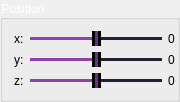
       <widget class="QGroupBox" name="position_groupBox">
        <property name="sizePolicy">
         <sizepolicy hsizetype="Maximum" vsizetype="Maximum">
          <horstretch>0</horstretch>
          <verstretch>0</verstretch>
         </sizepolicy>
        </property>
        <property name="maximumSize">
         <size>
          <width>180</width>
          <height>16777215</height>
         </size>
        </property>
        <property name="styleSheet">
         <string notr="true">QGroupBox {
	color: white;
}</string>
        </property>
        <property name="title">
         <string>Position</string>
        </property>
        <layout class="QVBoxLayout" name="verticalLayout_4">
         <property name="rightMargin">
          <number>2</number>
         </property>
         <item>
          <layout class="QHBoxLayout" name="x_pos_horizontalLayout">
           <item>
            <widget class="QLabel" name="x_position_label">
             <property name="styleSheet">
              <string notr="true"/>
             </property>
             <property name="text">
              <string>x:</string>
             </property>
            </widget>
           </item>
           <item>
            <widget class="QSlider" name="x_position_qslider">
             <property name="styleSheet">
              <string notr="true">QSlider::groove:horizontal {
    border: none;
    margin-top: 1px;
    margin-bottom: 1px;
    height: 1px;
}

QSlider::handle {
    background: rgb(97, 53, 131);
    border: 3px solid black;
    width: 3px;
    margin: -30px 0;
}

QSlider::sub-page {
    background: rgb(145, 65, 172);
}

QSlider::add-page {
    background: rgb(36, 31, 49);
}

QSlider::add-page:horizontal:disabled, QSlider::sub-page:horizontal:disabled,
QSlider::add-page:vertical:disabled, QSlider::sub-page:vertical:disabled {
    background: #606060;
}

QSlider::add-page:horizontal {
    background: qlineargradient(x1:0, y1:0, x2:1, y2:0,
                                stop:0.0 rgb(36, 31, 49),
                                stop:0.1 rgb(36, 31, 49),
                                stop:0.6 rgb(145, 65, 172),
                                stop:1.0 rgb(145, 65, 172));
}

QSlider::sub-page:horizontal {
    background: qlineargradient(x1:0, y1:0, x2:1, y2:0,
                                stop:0.0 rgb(145, 65, 172),
                                stop:0.4 rgb(145, 65, 172),
                                stop:0.9 rgb(36, 31, 49),
                                stop:1.0 rgb(36, 31, 49));
}

QSlider::tick:horizontal {
    height: 5px;
    width: 1px;
    background: rgb(255, 255, 255);
    margin-top: -2px;
}
</string>
             </property>
             <property name="minimum">
              <number>-300</number>
             </property>
             <property name="maximum">
              <number>300</number>
             </property>
             <property name="value">
              <number>0</number>
             </property>
             <property name="orientation">
              <enum>Qt::Horizontal</enum>
             </property>
            </widget>
           </item>
           <item>
            <widget class="QLabel" name="x_value_position_label">
             <property name="styleSheet">
              <string notr="true"/>
             </property>
             <property name="text">
              <string>0</string>
             </property>
            </widget>
           </item>
          </layout>
         </item>
         <item>
          <layout class="QHBoxLayout" name="y_pos_horizontalLayout">
           <item>
            <widget class="QLabel" name="y_position_label">
             <property name="styleSheet">
              <string notr="true"/>
             </property>
             <property name="text">
              <string>y:</string>
             </property>
            </widget>
           </item>
           <item>
            <widget class="QSlider" name="y_position_qslider">
             <property name="styleSheet">
              <string notr="true">QSlider::groove:horizontal {
    border: none;
    margin-top: 1px;
    margin-bottom: 1px;
    height: 1px;
}

QSlider::handle {
    background: rgb(97, 53, 131);
    border: 3px solid black;
    width: 3px;
    margin: -30px 0;
}

QSlider::sub-page {
    background: rgb(145, 65, 172);
}

QSlider::add-page {
    background: rgb(36, 31, 49);
}

QSlider::add-page:horizontal:disabled, QSlider::sub-page:horizontal:disabled,
QSlider::add-page:vertical:disabled, QSlider::sub-page:vertical:disabled {
    background: #606060;
}

QSlider::add-page:horizontal {
    background: qlineargradient(x1:0, y1:0, x2:1, y2:0,
                                stop:0.0 rgb(36, 31, 49),
                                stop:0.1 rgb(36, 31, 49),
                                stop:0.6 rgb(145, 65, 172),
                                stop:1.0 rgb(145, 65, 172));
}

QSlider::sub-page:horizontal {
    background: qlineargradient(x1:0, y1:0, x2:1, y2:0,
                                stop:0.0 rgb(145, 65, 172),
                                stop:0.4 rgb(145, 65, 172),
                                stop:0.9 rgb(36, 31, 49),
                                stop:1.0 rgb(36, 31, 49));
}

QSlider::tick:horizontal {
    height: 5px;
    width: 1px;
    background: rgb(255, 255, 255);
    margin-top: -2px;
}
</string>
             </property>
             <property name="minimum">
              <number>-300</number>
             </property>
             <property name="maximum">
              <number>300</number>
             </property>
             <property name="value">
              <number>0</number>
             </property>
             <property name="orientation">
              <enum>Qt::Horizontal</enum>
             </property>
            </widget>
           </item>
           <item>
            <widget class="QLabel" name="y_value_position_label">
             <property name="styleSheet">
              <string notr="true"/>
             </property>
             <property name="text">
              <string>0</string>
             </property>
            </widget>
           </item>
          </layout>
         </item>
         <item>
          <layout class="QHBoxLayout" name="z_pos_horizontalLayout">
           <item>
            <widget class="QLabel" name="z_position_label">
             <property name="styleSheet">
              <string notr="true"/>
             </property>
             <property name="text">
              <string>z:</string>
             </property>
            </widget>
           </item>
           <item>
            <widget class="QSlider" name="z_position_qslider">
             <property name="styleSheet">
              <string notr="true">QSlider::groove:horizontal {
    border: none;
    margin-top: 1px;
    margin-bottom: 1px;
    height: 1px;
}

QSlider::handle {
    background: rgb(97, 53, 131);
    border: 3px solid black;
    width: 3px;
    margin: -30px 0;
}

QSlider::sub-page {
    background: rgb(145, 65, 172);
}

QSlider::add-page {
    background: rgb(36, 31, 49);
}

QSlider::add-page:horizontal:disabled, QSlider::sub-page:horizontal:disabled,
QSlider::add-page:vertical:disabled, QSlider::sub-page:vertical:disabled {
    background: #606060;
}

QSlider::add-page:horizontal {
    background: qlineargradient(x1:0, y1:0, x2:1, y2:0,
                                stop:0.0 rgb(36, 31, 49),
                                stop:0.1 rgb(36, 31, 49),
                                stop:0.6 rgb(145, 65, 172),
                                stop:1.0 rgb(145, 65, 172));
}

QSlider::sub-page:horizontal {
    background: qlineargradient(x1:0, y1:0, x2:1, y2:0,
                                stop:0.0 rgb(145, 65, 172),
                                stop:0.4 rgb(145, 65, 172),
                                stop:0.9 rgb(36, 31, 49),
                                stop:1.0 rgb(36, 31, 49));
}

QSlider::tick:horizontal {
    height: 5px;
    width: 1px;
    background: rgb(255, 255, 255);
    margin-top: -2px;
}
</string>
             </property>
             <property name="minimum">
              <number>-300</number>
             </property>
             <property name="maximum">
              <number>300</number>
             </property>
             <property name="value">
              <number>0</number>
             </property>
             <property name="orientation">
              <enum>Qt::Horizontal</enum>
             </property>
            </widget>
           </item>
           <item>
            <widget class="QLabel" name="z_value_position_label">
             <property name="styleSheet">
              <string notr="true"/>
             </property>
             <property name="text">
              <string>0</string>
             </property>
            </widget>
           </item>
          </layout>
         </item>
        </layout>
       </widget>
